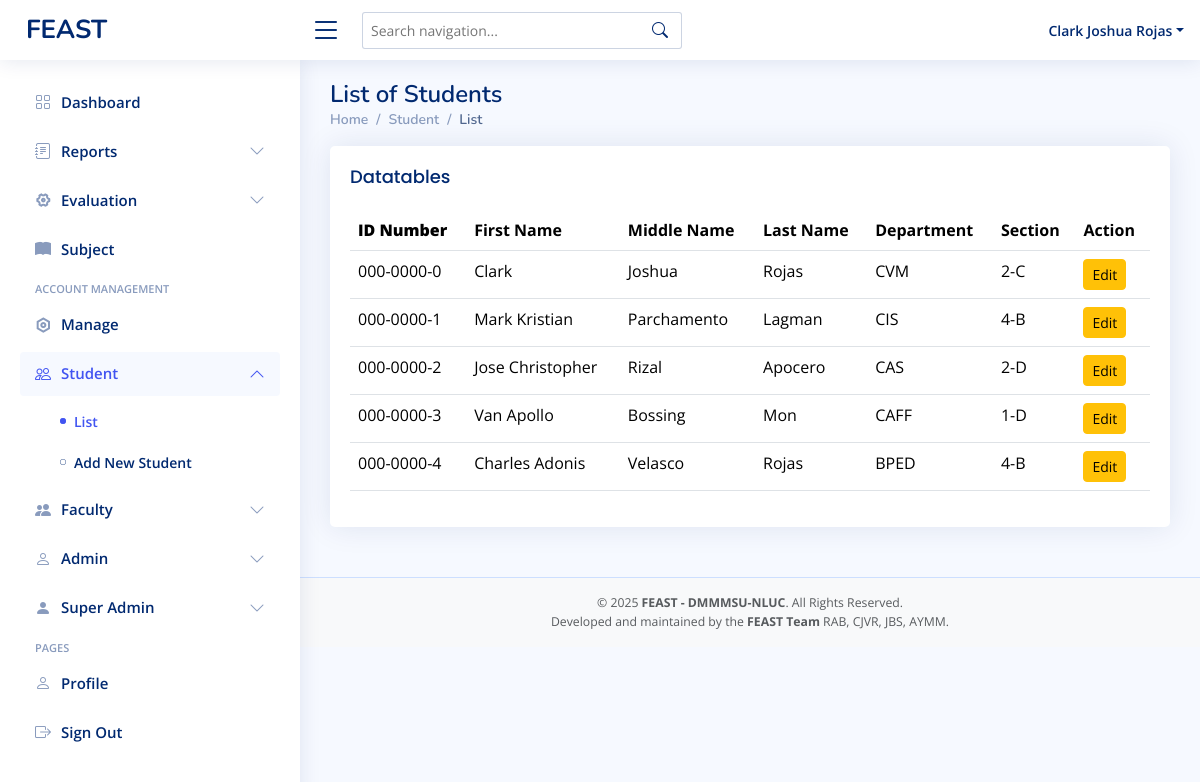
/superadmin-studentlist.php (signed in), run on an earlier commit of the app's database.
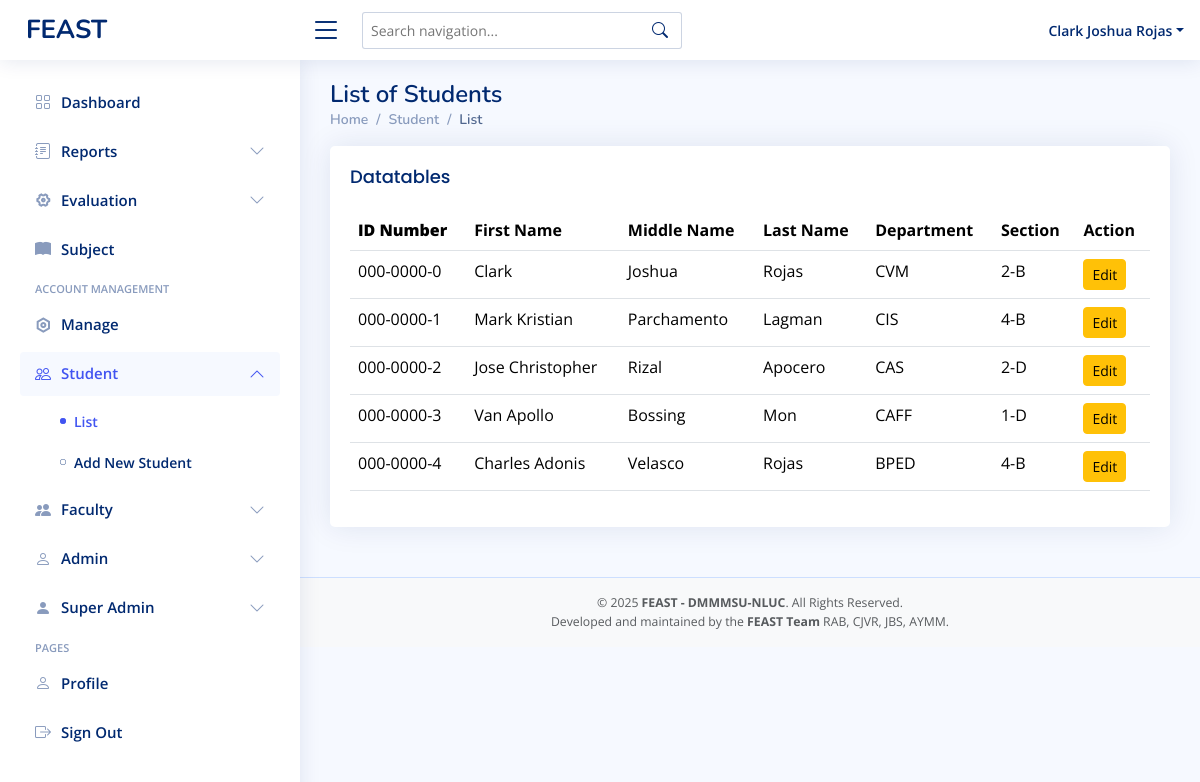
And on a later commit of the database.
### tables this page shows
CREATE TABLE `student` (
  `idnumber` varchar(11) NOT NULL,
  `first_name` varchar(50) NOT NULL,
  `mid_name` varchar(50) NOT NULL,
  `last_name` varchar(50) NOT NULL,
  `password` varchar(255) NOT NULL,
  `department` varchar(11) NOT NULL,
  `section` varchar(11) NOT NULL,
  `role` varchar(50) NOT NULL DEFAULT 'student'
);

### superadmin-studentlist.php (the view, shortened to what this page needs)
<?php
include 'conn/conn.php';
$query = "SELECT * FROM student  WHERE role = 'student'";
$result = mysqli_query($conn, $query);
?>
<!DOCTYPE html>
<html lang="en">
<head>
  <?php include 'head.php' ?>
</head>
<body>
  <?php include 'superadmin-header.php' ?>
  <?php include 'superadmin-sidebar.php' ?>
  <main id="main" class="main">
    <div class="pagetitle">
      <h1>List of Students</h1>
      <nav>
        <ol class="breadcrumb">
          <li class="breadcrumb-item"><a href="superadmin-dashboard.php">Home</a></li>
          <li class="breadcrumb-item">Student</li>
          <li class="breadcrumb-item active">List</li>
        </ol>
      </nav>
    </div>
    <section class="section">
      <div class="row">
        <div class="col-lg-12">
          <div class="card ">
            <div class="card-body table-responsive">
              <h5 class="card-title">Datatables</h5>
              <table class="table datatable">
                <thead>
                  <tr>
                    <th>
                      <b>ID Number</b>
                    </th>
                    <th>First Name</th>
                    <th>Middle Name</th>
                    <th>Last Name</th>
                    <th>Department</th>
                    <th>Section</th>
                    <th>Action</th>
                  </tr>
                </thead>
                <tbody>
                  <tr>
                    <?php
                    while ($row = mysqli_fetch_assoc($result)) {
                    ?>
                      <td><?php echo $row['idnumber']; ?></td>
                      <td class="text-capitalize"><?php echo $row['first_name']; ?></td>
                      <td class="text-capitalize"><?php echo $row['mid_name']; ?></td>
                      <td class="text-capitalize"><?php echo $row['last_name']; ?></td>
                      <td class="text-uppercase"><?php echo $row['department']; ?></td>
                      <td class="text-uppercase"><?php echo $row['section']; ?></td>
                      <td>
                        <a href="superadmin-editstudent.php?id=<?php echo $row['idnumber']; ?>" class="btn btn-warning btn-sm">Edit</a>
                  </tr>
                <?php
                    }
                ?>
                </tbody>
              </table>
            </div>
          </div>
        </div>
      </div>
    </section>
  </main>
  <?php include 'footer.php'?>
</body>
</html>

What changed in the data, as far as the page shows it:
changed student "Clark": section "2-C" → "2-B"
